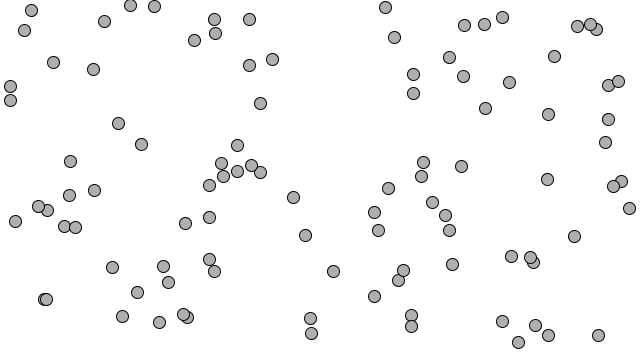
Frame 1 (no input)
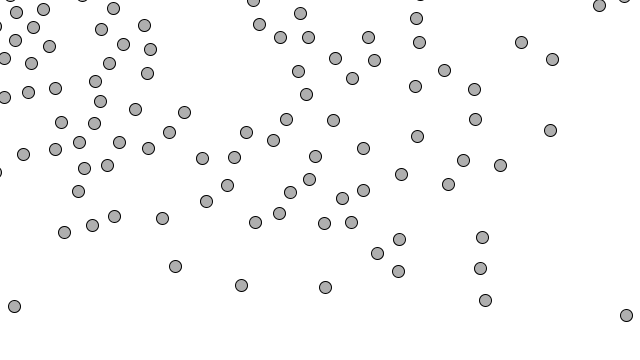
Frame 60 (the mouse pressed at the canvas centre just before this capture)
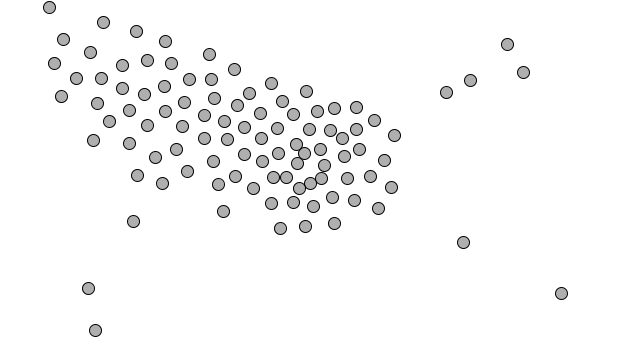
Frame 120 (the mouse held since frame 60 and released just before this capture)

The Processing sketch that drew these frames (run headless with seeded random() and noise(); from frame 60 on, the mouse is pressed at the canvas centre):

// Processing sketch: noc_06_07_behaviors
// ── noc_06_07_behaviors.pde


ArrayList<Vehicle> vehicles;

void setup() {
  size(640,360);
  vehicles = new ArrayList<Vehicle>();
  
  for(int i=0;i<100;i++) {
    vehicles.add(new Vehicle(random(width),random(height)));
  }
  
}

void draw() {
  background(255);
  
  for (Vehicle v: vehicles) {
    //v.separate(vehicles);
    v.applyBehaviors(vehicles);
    v.update();
    v.display();
    v.borders();
  
  }
}
// ── Vehicle.pde
class Vehicle {
  PVector location;
  PVector velocity;
  PVector acceleration;
  float r;
  float maxforce;    
  float maxspeed;    

    
  Vehicle(float x, float y) {
    location = new PVector(x, y);
    r = 12;
    maxspeed = 3;
    maxforce = 0.2;
    acceleration = new PVector(0, 0);
    velocity = new PVector(0, 0);
  }

  void applyForce(PVector force) {    
    acceleration.add(force);
  }
  
  void applyBehaviors(ArrayList<Vehicle> vehicles) {
    PVector seperate = separate(vehicles);
    PVector seek = seek(new PVector(mouseX, mouseY));
    seperate.mult(1.5);
    seek.mult(0.5);
    applyForce(seperate);
    applyForce(seek);
  }

  // Separation  
  PVector separate (ArrayList<Vehicle> vehicles) {
    float desiredseparation = r*2;
    PVector sum = new PVector();
    int count = 0;    
    for (Vehicle other : vehicles) {
      float d = PVector.dist(location, other.location);      
      if ((d > 0) && (d < desiredseparation)) {        
        PVector diff = PVector.sub(location, other.location);
        diff.normalize();
        diff.div(d);        
        sum.add(diff);
        count++;            
      }
    }
    
    if (count > 0) {
      sum.div(count);      
      sum.normalize();
      sum.mult(maxspeed);      
      sum.sub(velocity);
      sum.limit(maxforce);
    }
    return sum;
  }
  
  PVector seek(PVector target) {
    PVector desired = PVector.sub(target,location);
    desired.normalize();
    desired.mult(maxspeed);
    PVector steer = PVector.sub(desired, velocity);
    steer.limit(maxforce);
    
    return steer;
  }



  void update() {
    velocity.add(acceleration);
    velocity.limit(maxspeed);
    location.add(velocity);
    acceleration.mult(0);
  }

  void display() {
    fill(175);
    stroke(0);
    pushMatrix();
    translate(location.x, location.y);
    ellipse(0, 0, r, r);
    popMatrix();
  }

  void borders() {
    if (location.x < -r) location.x = width+r;
    if (location.y < -r) location.y = height+r;
    if (location.x > width+r) location.x = -r;
    if (location.y > height+r) location.y = -r;
  }
}
